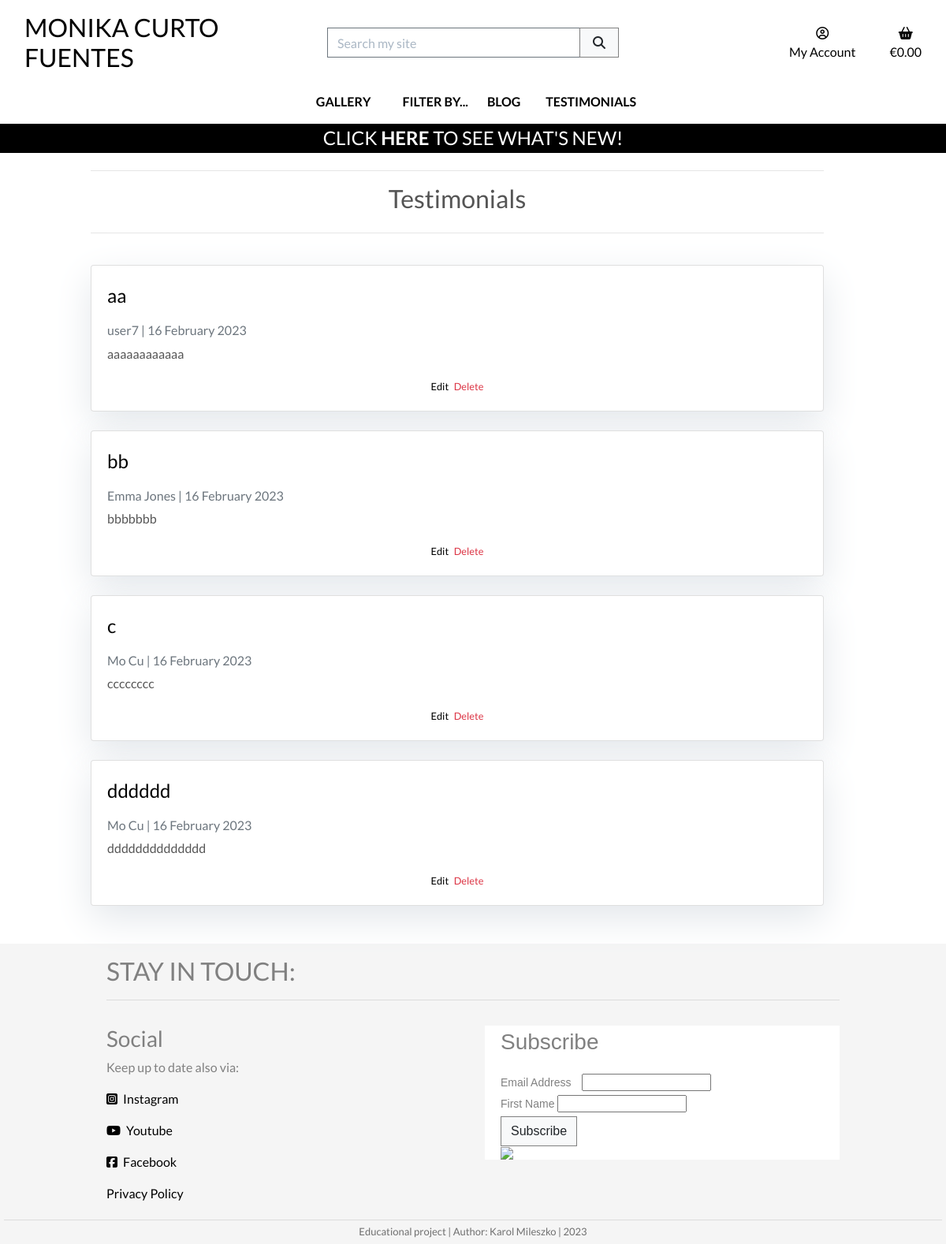
/testimonials/ (signed in), run on an earlier commit of the app's database.
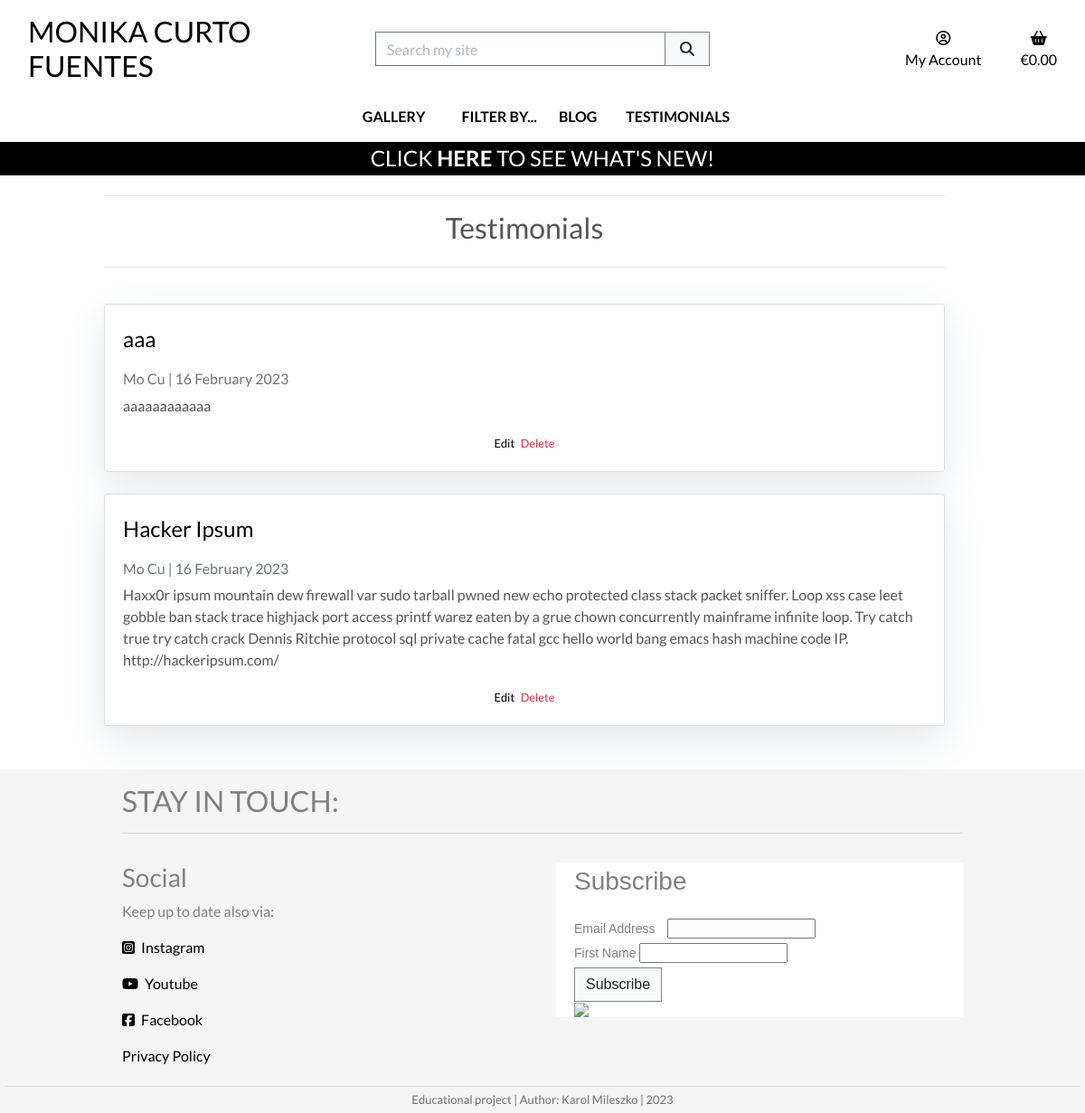
And on a later commit of the database.
### testimonials/models.py (models this page shows, shortened)
class Testimonial(models.Model):
    class Meta:
        ordering = ['-created_on']
    title = models.CharField(
        max_length=150,
        null=True,
        blank=True)
    author = models.ForeignKey(
        User,
        on_delete=models.SET_NULL,
        related_name="testimonials",
        null=True,
        blank=True)
    content = models.TextField()
    created_on = models.DateTimeField(
        auto_now_add=True)
    updated_on = models.DateTimeField(
        auto_now=True)
    priority = models.CharField(
        max_length=10,
        choices=PRIORITY_CHOICES,
        default="3 - Normal",
        null=True,
        blank=True)
    live = models.BooleanField(
        default=False)

### testimonials/views.py (the view)
class TestimonialList(generic.ListView):
    model = Testimonial
    testimonials = Testimonial.objects.all()
    template_name = 'testimonials/testimonials.html'
    ordering = ['priority', 'created_on']
    def get_queryset(self):
        queryset = super().get_queryset()
        if self.request.user.is_staff:
            return queryset
        return queryset.filter(live=True)

### bag/contexts.py (called while the page is built, shortened)
def bag_contents(request):
    bag_items = []
    total = 0
    product_count = 0
    bag = request.session.get('bag', {})
    if total < settings.FREE_DELIVERY_THRESHOLD and total > 0:
        min_charge = settings.DELIVERY_MIN_CHARGE
        delivery = max(
            total * Decimal(settings.STANDARD_DELIVERY_PERCENTAGE / 100),
            min_charge)
        free_delivery_delta = settings.FREE_DELIVERY_THRESHOLD - total
    else:
        delivery = 0
        free_delivery_delta = 0
    grand_total = delivery + total
    context = {
        'bag_items': bag_items,
        'total': total,
        'product_count': product_count,
        'delivery': delivery,
        'free_delivery_delta': free_delivery_delta,
        'free_delivery_threshold': settings.FREE_DELIVERY_THRESHOLD,
        'grand_total': grand_total,
    }
    return context

### testimonials/templates/testimonials/testimonials.html (shortened to what this page needs)
{% extends "base.html" %}
{% load static %}
{% block page_header %}
    {% include "includes/page_header.html" with title="Testimonials" subtitle="" %}
{% endblock %}
{% block content %}
    <div class="container mb-4 col-12 col-md-10 offset-md-1">
        <div class="row">
            <div class="col">
                {% if testimonial_list|length > 0 %}
                    {% for testimonial in testimonial_list %}
                        <div class="card mb-4">
                            <div class="card-body">
                                <a href="{% url 'testimonial_detail' testimonial.id  %}"
                                    <p class="card-title">{{ testimonial.title }}<p>
                                </a>
                                <p class="card-text text-muted h6">
                                    {{ testimonial.author.get_full_name|default:testimonial.author.username }} | {{ testimonial.created_on | date:"d F Y"}}
                                </p>
                                <div class="row">
                                    <div class="card-text col">
                                        <p>
                                            {{testimonial.content|safe }}
                                        </p>
                                    </div>
                                </div>
                                {% if request.user.is_staff %}
                                <div class="text-center">
                                    <small>
                                        <a href="{% url 'testimonial_edit' testimonial.id %}"  class="mr-1">Edit</a>
                                        <a href="{% url 'testimonial_delete' testimonial.id %}" class="text-danger">Delete</a>
                                    </small>
                                </div>
                                {% endif %}
                            </div>
                        </div>
                    {% endfor %}
                {% endif %}
            </div>
        </div>
    </div>
{% endblock %}

What changed in the data, as far as the page shows it:
removed Testimonial: title "aa", author.get_full_name "user7", created_on "16 February 2023", content "aaaaaaaaaaaa"
removed Testimonial: title "bb", author.get_full_name "Emma Jones", created_on "16 February 2023", content "bbbbbbb"
removed Testimonial: title "c", author.get_full_name "Mo Cu", created_on "16 February 2023", content "cccccccc"
removed Testimonial: title "dddddd", author.get_full_name "Mo Cu", created_on "16 February 2023", content "dddddddddddddd"
added Testimonial: title "aaa", author.get_full_name "Mo Cu", created_on "16 February 2023", content "aaaaaaaaaaaa"
added Testimonial: title "Hacker Ipsum", author.get_full_name "Mo Cu", created_on "16 February 2023", content "Haxx0r ipsum mountain dew firewall var sudo tarball pwned new echo protected class stack packet sniffer. Loop xss case leet gobble ban stack trace highjack port access printf warez eaten by a grue chown concurrently mainframe infinite loop. Try catch true try catch crack Dennis Ritchie protocol sql private cache fatal gcc hello world bang emacs hash machine code IP. http://hackeripsum.com/"
